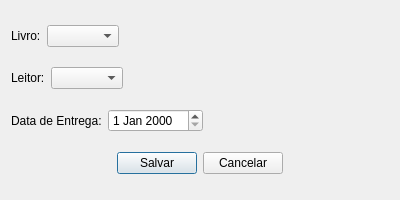
<?xml version="1.0" encoding="UTF-8"?>
<ui version="4.0">
 <class>NewBorrowingForm</class>
 <widget class="QDialog" name="NewBorrowingForm">
  <property name="geometry">
   <rect>
    <x>0</x>
    <y>0</y>
    <width>400</width>
    <height>200</height>
   </rect>
  </property>
  <property name="windowTitle">
   <string>Dialog</string>
  </property>
  <layout class="QVBoxLayout" name="verticalLayout">
   <item>
    <layout class="QHBoxLayout" name="horizontalLayout">
     <item>
      <widget class="QLabel" name="bookLabel">
       <property name="text">
        <string>Livro:</string>
       </property>
       <property name="buddy">
        <cstring>bookBox</cstring>
       </property>
      </widget>
     </item>
     <item>
      <widget class="QComboBox" name="bookBox"/>
     </item>
     <item>
      <spacer name="horizontalSpacer">
       <property name="orientation">
        <enum>Qt::Horizontal</enum>
       </property>
       <property name="sizeHint" stdset="0">
        <size>
         <width>40</width>
         <height>20</height>
        </size>
       </property>
      </spacer>
     </item>
    </layout>
   </item>
   <item>
    <layout class="QHBoxLayout" name="horizontalLayout_2">
     <item>
      <widget class="QLabel" name="readerLabel">
       <property name="text">
        <string>Leitor:</string>
       </property>
       <property name="buddy">
        <cstring>readerBox</cstring>
       </property>
      </widget>
     </item>
     <item>
      <widget class="QComboBox" name="readerBox"/>
     </item>
     <item>
      <spacer name="horizontalSpacer_2">
       <property name="orientation">
        <enum>Qt::Horizontal</enum>
       </property>
       <property name="sizeHint" stdset="0">
        <size>
         <width>40</width>
         <height>20</height>
        </size>
       </property>
      </spacer>
     </item>
    </layout>
   </item>
   <item>
    <layout class="QHBoxLayout" name="horizontalLayout_3">
     <item>
      <widget class="QLabel" name="returnDateLabel">
       <property name="text">
        <string>Data de Entrega:</string>
       </property>
       <property name="buddy">
        <cstring>returnDateEdit</cstring>
       </property>
      </widget>
     </item>
     <item>
      <widget class="QDateEdit" name="returnDateEdit"/>
     </item>
     <item>
      <spacer name="horizontalSpacer_5">
       <property name="orientation">
        <enum>Qt::Horizontal</enum>
       </property>
       <property name="sizeHint" stdset="0">
        <size>
         <width>40</width>
         <height>20</height>
        </size>
       </property>
      </spacer>
     </item>
    </layout>
   </item>
   <item>
    <layout class="QHBoxLayout" name="horizontalLayout_4">
     <item>
      <spacer name="horizontalSpacer_3">
       <property name="orientation">
        <enum>Qt::Horizontal</enum>
       </property>
       <property name="sizeHint" stdset="0">
        <size>
         <width>40</width>
         <height>20</height>
        </size>
       </property>
      </spacer>
     </item>
     <item>
      <widget class="QPushButton" name="saveButton">
       <property name="text">
        <string>Salvar</string>
       </property>
      </widget>
     </item>
     <item>
      <widget class="QPushButton" name="cancelButton">
       <property name="text">
        <string>Cancelar</string>
       </property>
      </widget>
     </item>
     <item>
      <spacer name="horizontalSpacer_4">
       <property name="orientation">
        <enum>Qt::Horizontal</enum>
       </property>
       <property name="sizeHint" stdset="0">
        <size>
         <width>40</width>
         <height>20</height>
        </size>
       </property>
      </spacer>
     </item>
    </layout>
   </item>
  </layout>
 </widget>
 <resources/>
 <connections>
  <connection>
   <sender>cancelButton</sender>
   <signal>clicked()</signal>
   <receiver>NewBorrowingForm</receiver>
   <slot>close()</slot>
   <hints>
    <hint type="sourcelabel">
     <x>245</x>
     <y>173</y>
    </hint>
    <hint type="destinationlabel">
     <x>361</x>
     <y>141</y>
    </hint>
   </hints>
  </connection>
 </connections>
</ui>
